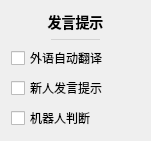
           <widget class="QWidget" name="danmakuSaveSettingsCard" native="true">
            <property name="geometry">
             <rect>
              <x>190</x>
              <y>170</y>
              <width>151</width>
              <height>131</height>
             </rect>
            </property>
            <property name="styleSheet">
             <string notr="true">#danmakuSaveSettingsCard
{
	background: #f7f7ff;
	border: none;
	border-radius: 5px;
}</string>
            </property>
            <layout class="QVBoxLayout" name="verticalLayout_17">
             <item>
              <widget class="QLabel" name="label_15">
               <property name="sizePolicy">
                <sizepolicy hsizetype="Preferred" vsizetype="Fixed">
                 <horstretch>0</horstretch>
                 <verstretch>0</verstretch>
                </sizepolicy>
               </property>
               <property name="styleSheet">
                <string notr="true">font-size: 14px;
font-weight: 500;</string>
               </property>
               <property name="text">
                <string>发言提示</string>
               </property>
               <property name="alignment">
                <set>Qt::AlignCenter</set>
               </property>
              </widget>
             </item>
             <item>
              <widget class="QWidget" name="widget_11" native="true">
               <property name="minimumSize">
                <size>
                 <width>0</width>
                 <height>1</height>
                </size>
               </property>
               <property name="maximumSize">
                <size>
                 <width>16777215</width>
                 <height>1</height>
                </size>
               </property>
               <property name="styleSheet">
                <string notr="true">background: lightgray;
margin: 40px;</string>
               </property>
              </widget>
             </item>
             <item>
              <widget class="QCheckBox" name="languageAutoTranslateCheck">
               <property name="cursor">
                <cursorShape>PointingHandCursor</cursorShape>
               </property>
               <property name="toolTip">
                <string>&lt;html&gt;&lt;head/&gt;&lt;body&gt;&lt;p&gt;自动翻译常用外语弹幕&lt;/p&gt;&lt;p&gt;目前支持：英语、日语、俄语、韩语&lt;/p&gt;&lt;/body&gt;&lt;/html&gt;</string>
               </property>
               <property name="text">
                <string>外语自动翻译</string>
               </property>
              </widget>
             </item>
             <item>
              <widget class="QCheckBox" name="newbieTipCheck">
               <property name="cursor">
                <cursorShape>PointingHandCursor</cursorShape>
               </property>
               <property name="toolTip">
                <string>&lt;html&gt;&lt;head/&gt;&lt;body&gt;&lt;p&gt;第一次发弹幕时，昵称前显示[初]&lt;/p&gt;&lt;p&gt;若是0级小号，前三次显示红色的[新]&lt;/p&gt;&lt;/body&gt;&lt;/html&gt;</string>
               </property>
               <property name="text">
                <string>新人发言提示</string>
               </property>
              </widget>
             </item>
             <item>
              <widget class="QCheckBox" name="judgeRobotCheck">
               <property name="cursor">
                <cursorShape>PointingHandCursor</cursorShape>
               </property>
               <property name="toolTip">
                <string>&lt;html&gt;&lt;head/&gt;&lt;body&gt;&lt;p&gt;开启后，判定为机器人的用户将不再触发欢迎、感谢关注&lt;/p&gt;&lt;p&gt;根据关注、粉丝、投稿、作品点赞等数据智能分析，有一定几率存在误判情况，但不影响整体效果&lt;/p&gt;&lt;p&gt;进来的人很多时，不建议开启，容易出现“请求被拦截”&lt;/p&gt;&lt;/body&gt;&lt;/html&gt;</string>
               </property>
               <property name="text">
                <string>机器人判断</string>
               </property>
              </widget>
             </item>
            </layout>
           </widget>
